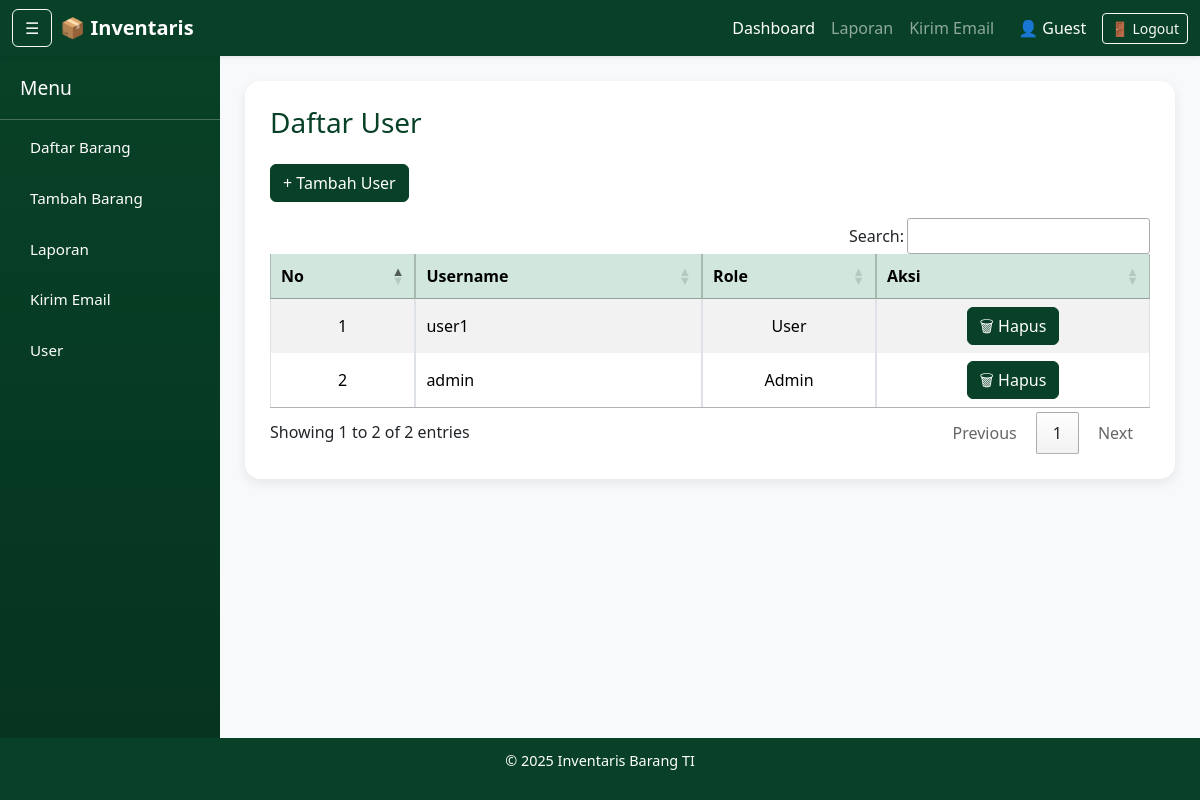
Screenshot of /user.php with the database file from the repository.
### tables this page shows
CREATE TABLE `user` (
  `id` int(11) NOT NULL,
  `username` varchar(50) NOT NULL,
  `password` varchar(255) NOT NULL,
  `role` enum('admin','user') DEFAULT 'user'
);

### user.php (the view)
<?php
include "db_connect.php";
$result = mysqli_query($conn, "SELECT * FROM user ORDER BY id DESC");
include "templates/header.php";
include "templates/navbar.php";
include "templates/sidebar.php";
?>
<div class="content">
    <div class="card">
        <div class="card-body">
            <h3 class="mb-4 text-success">Daftar User</h3>
            <div class="mb-3">
                <a href="tambah_user.php" class="btn btn-success">+ Tambah User</a>
            </div>
            <div class="table-responsive">
                <table class="table table-bordered table-striped align-middle">
                    <thead class="table-success text-center">
                        <tr>
                            <th>No</th>
                            <th>Username</th>
                            <th>Role</th>
                            <th>Aksi</th>
                        </tr>
                    </thead>
                    <tbody>
                        <?php $no = 1;
                        while ($row = mysqli_fetch_assoc($result)) { ?>
                            <tr>
                                <td class="text-center"><?= $no++ ?></td>
                                <td><?= htmlspecialchars($row['username']) ?></td>
                                <td class="text-center"><?= ucfirst($row['role']) ?></td>
                                <td class="text-center">
                                    <a href="hapus_user.php?id=<?= $row['id'] ?>"
                                        onclick="return confirm('Yakin hapus user ini?')" class="btn btn-success">🗑
                                        Hapus</a>
                                </td>
                            </tr>
                        <?php } ?>
                    </tbody>
                </table>
            </div>
        </div>
    </div>
</div>
<?php include "templates/footer.php"; ?>

### templates/header.php (style rules this page uses)
body { display: flex; flex-direction: column; min-height: 100vh; font-family: 'Segoe UI', sans-serif; background: #f8f9fa; }
.content { flex: 1; padding: 25px; transition: margin-left 0.3s ease; }
.card { border: none; border-radius: 15px; box-shadow: 0 4px 12px rgba(0, 0, 0, 0.08); }
.card-body { padding: 25px; }
table th, table td { vertical-align: middle; }
.text-success { color: #084127ff !important; }
.btn-success { background-color: #084127ff !important; border-color: #084127ff !important; }
.table-success { background-color: #084127ff !important; color: #fff !important; }

### rows the page displays
user: username "user1", role "User"
user: username "admin", role "Admin"

### other values shown
$_SESSION['username'] "Guest"
